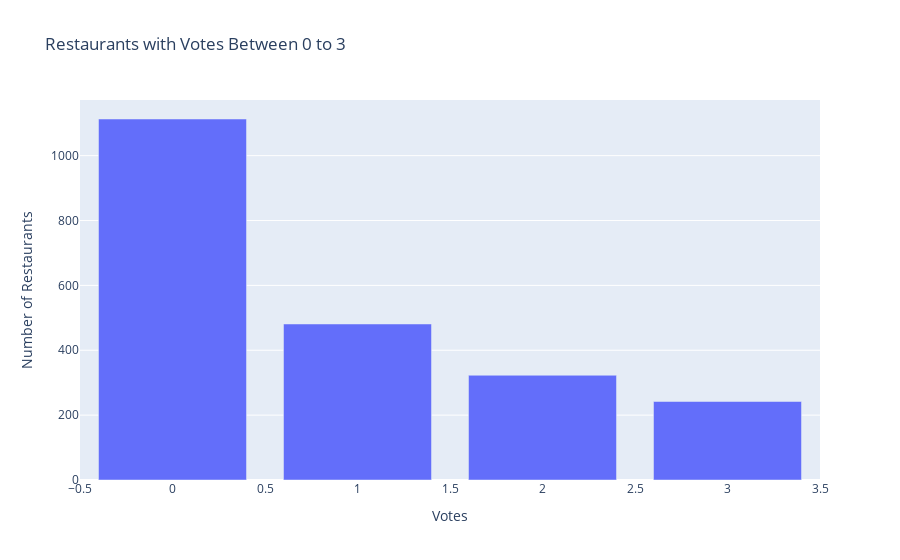

Notebook cell for this chart:
### Code cell
# Filter the data for restaurants with votes between 0 and 3
votes_filtered = df[(df['votes'] >= 0) & (df['votes'] <= 3)]

# Group by 'votes' and count how many restaurants fall into each group
votes_count = votes_filtered.groupby('votes')['name'].count().reset_index()
votes_count.columns = ['Votes', 'Restaurant Count']

# Plotting using Plotly for interactive visualization
import plotly.express as px

fig = px.bar(votes_count, x='Votes', y='Restaurant Count', title="Restaurants with Votes Between 0 to 3",
             labels={"Votes": "Votes", "Restaurant Count": "Number of Restaurants"})
fig.show()

### Figure 1 — Plotly figure (JSON) as saved in the notebook; plotly's stock layout.template omitted (floating-point values rounded to 4 significant figures)
{"data": [{"alignmentgroup": "True", "hovertemplate": "Votes=%{x}<br>Number of Restaurants=%{y}<extra></extra>", "legendgroup": "", "marker": {"color": "#636efa", "pattern": {"shape": ""}}, "name": "", "offsetgroup": "", "orientation": "v", "showlegend": false, "textposition": "auto", "type": "bar", "x": [0, 1, 2, 3], "xaxis": "x", "y": [1113, 481, 323, 242], "yaxis": "y"}], "layout": {"barmode": "relative", "legend": {"tracegroupgap": 0}, "title": {"text": "Restaurants with Votes Between 0 to 3"}, "xaxis": {"anchor": "y", "domain": [0, 1], "title": {"text": "Votes"}}, "yaxis": {"anchor": "x", "domain": [0, 1], "title": {"text": "Number of Restaurants"}}}}
